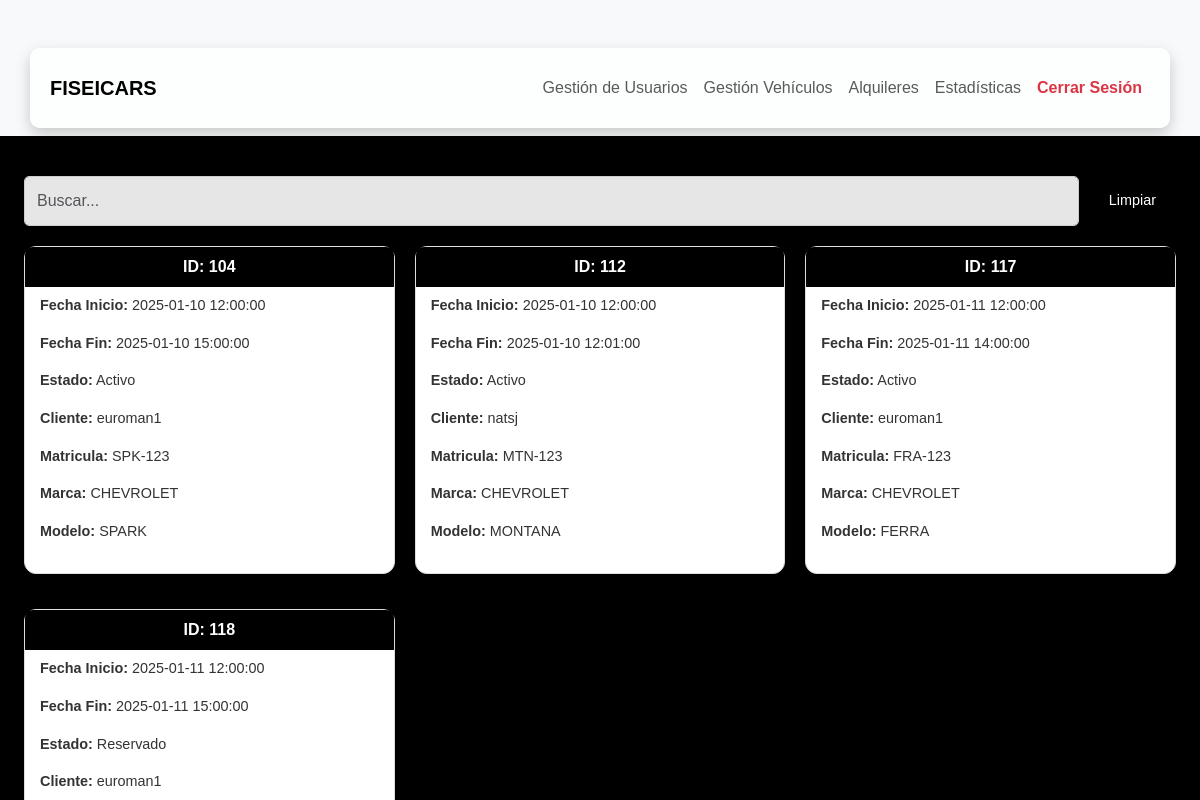
Page /admin/rents.php (signed in) on the committed database.
### tables this page shows
CREATE TABLE `alquileres` (
  `id` int(11) NOT NULL,
  `vehiculo_id` int(11) NOT NULL,
  `usuario_id` int(11) NOT NULL,
  `fecha_inicio` varchar(50) NOT NULL,
  `fecha_fin` varchar(50) DEFAULT NULL,
  `estado` enum('Activo','Inactivo','Reservado') DEFAULT 'Activo',
  `devuelto` enum('si','no') DEFAULT 'no',
  `monto_esperado` decimal(10,2) DEFAULT NULL COMMENT 'Monto esperado del alquiler (tarifa base sin cargos adicionales)'
);

CREATE TABLE `usuarios` (
  `id` int(11) NOT NULL,
  `nombre` varchar(100) DEFAULT NULL,
  `email` varchar(100) DEFAULT NULL,
  `password` varchar(255) DEFAULT NULL,
  `tipo_usuario` enum('administrador','empleado','cliente') DEFAULT NULL,
  `fecha_registro` timestamp NOT NULL DEFAULT current_timestamp()
);

CREATE TABLE `vehiculos` (
  `id` int(11) NOT NULL,
  `marca` varchar(50) NOT NULL,
  `modelo` varchar(50) NOT NULL,
  `matricula` varchar(20) NOT NULL,
  `disponibilidad` enum('Disponible','No disponible') DEFAULT 'Disponible',
  `tarifa` decimal(10,2) NOT NULL,
  `estado` enum('Excelente','Bueno','Regular','Malo') DEFAULT 'Bueno',
  `color` varchar(30) DEFAULT NULL,
  `fecha_registro` timestamp NOT NULL DEFAULT current_timestamp(),
  `tipo_vehiculo` enum('auto','camioneta','camion','maquinaria') DEFAULT NULL,
  `imagen` varchar(50) DEFAULT NULL,
  `tipo_transmision` enum('automatico','manual') DEFAULT NULL,
  `tipo_combustible` enum('extra','super','diesel','electricidad') DEFAULT NULL,
  `cilindraje` varchar(50) NOT NULL,
  `descripcion` varchar(50) NOT NULL
);

### admin/rents.php (the view, shortened to what this page needs)
<?php
include '../util/conexion.php';
$sql = "SELECT alquileres.id, alquileres.fecha_inicio, alquileres.fecha_fin, alquileres.estado, usuarios.nombre AS nombre_usuario, vehiculos.matricula, vehiculos.marca, vehiculos.modelo
            FROM alquileres
            JOIN usuarios ON alquileres.usuario_id = usuarios.id
            JOIN vehiculos ON alquileres.vehiculo_id = vehiculos.id";
$result = mysqli_query($conn, $sql);
$data = array();
if ($result->num_rows > 0) {
    while ($row = mysqli_fetch_array($result)) {
        $data[] = array(
            'id' => $row['id'],
            'fecha_inicio' => $row['fecha_inicio'],
            'fecha_fin' => $row['fecha_fin'],
            'matricula' => $row['matricula'],
            'marca' => $row['marca'],
            'modelo' => $row['modelo'],
            'nombre_usuario' => $row['nombre_usuario'],
            'estado' => $row['estado']
        );
    }
}
?>
<!DOCTYPE html>
<html lang="en">
<head>
    <link href="https://cdn.jsdelivr.net/npm/bootstrap@5.3.0-alpha3/dist/css/bootstrap.min.css" rel="stylesheet">
    <link href="https://cdnjs.cloudflare.com/ajax/libs/font-awesome/6.0.0-beta3/css/all.min.css" rel="stylesheet">
    <link href="https://cdn.jsdelivr.net/npm/bootstrap@5.3.0/dist/css/bootstrap.min.css" rel="stylesheet">
    <link rel="stylesheet" href="../styles/home_admin.css">
</head>
<body>
<div class="container-fluid vh-100 d-flex flex-column overflow-hidden">
        <div class="row flex-grow-1">
            <?php include './home_section/scripts/menu.php'; ?>
            <main class="col-12 mx-auto px-4 main-content d-flex flex-column h-100">
                <div class="search-container">
                    <input type="text" id="searchInput" class="form-control" placeholder="Buscar...">
                    <button id="clearSearch" class="btn btn-secondary">Limpiar</button>
                </div>
                <div id="tablaRents">
                    <?php foreach ($data as $rent): ?>
                        <div class="rental-card">
    <div class="rental-card-header">
        <span class="rental-card-id">ID: <?php echo $rent['id']; ?></span>
    </div>
    <h5>Alquiler ID: <?php echo $rent['id']; ?></h5>
    <p><strong>Fecha Inicio:</strong> <?php echo $rent['fecha_inicio']; ?></p>
    <p><strong>Fecha Fin:</strong> <?php echo $rent['fecha_fin']; ?></p>
    <p><strong>Estado:</strong> <?php echo $rent['estado']; ?></p>
    <p><strong>Cliente:</strong> <?php echo $rent['nombre_usuario']; ?></p>
    <p><strong>Matricula:</strong> <?php echo $rent['matricula']; ?></p>
    <p><strong>Marca:</strong> <?php echo $rent['marca']; ?></p>
    <p><strong>Modelo:</strong> <?php echo $rent['modelo']; ?></p>
</div>
                    <?php endforeach; ?>
                </div>
            </main>
        </div>
    </div>
</body>
</html>

### styles/home_admin.css (style rules this page uses)
body { font-family: 'Poppins', sans-serif; background-color: #000; color: #fff; margin: 0; padding: 0; background-image: url('../images/imagen.1.jpg'); background-size: cover; background-repeat: no-repeat; background-position: center; }
#searchInput { width: 100%; padding: 12px; border: 1px solid #ccc; border-radius: 5px; font-size: 1rem; box-shadow: 0 2px 5px rgba(0, 0, 0, 0.15); background-color: rgba(255, 255, 255, 0.9); color: #333; }

### admin/rents.php (style rules this page uses)
body { font-family: 'Arial', sans-serif; }
.rental-card { background: #ffffff; border: 1px solid #ddd; border-radius: 12px; padding: 15px; margin-bottom: 15px; box-shadow: 0 4px 10px rgba(0, 0, 0, 0.1); font-size: 0.9rem; color: #333; transition: transform 0.2s ease-in-out, box-shadow 0.2s ease; position: relative; }
.rental-card-header { background-color: #000; color: white; padding: 8px 15px; border-radius: 8px 8px 0 0; position: absolute; top: 0; left: 0; right: 0; text-align: center; font-weight: bold; font-size: 1rem; }
.rental-card-id { font-size: 1rem; }
.rental-card h5 { font-weight: bold; margin-bottom: 12px; font-size: 1.1rem; }
#tablaRents { display: grid; grid-template-columns: repeat(auto-fill, minmax(300px, 1fr)); gap: 20px; }
.search-container { display: flex; align-items: center; gap: 10px; margin-top: 40px; margin-bottom: 20px; }
.search-container input { border-radius: 50px; padding: 10px; font-size: 1rem; width: 75%; }
.search-container button { border-radius: 50px; padding: 10px 20px; background-color:rgb(0, 0, 0); color: white; font-size: 0.9rem; border: none; cursor: pointer; transition: background-color 0.3s; }

### rows in the picture
alquileres: id "104", fecha_inicio "2025-01-10 12:00:00", fecha_fin "2025-01-10 15:00:00", estado "Activo", usuario.nombre "euroman1", vehiculo.matricula "SPK-123", vehiculo.marca "CHEVROLET", vehiculo.modelo "SPARK"
alquileres: id "112", fecha_inicio "2025-01-10 12:00:00", fecha_fin "2025-01-10 12:01:00", estado "Activo", usuario.nombre "natsj", vehiculo.matricula "MTN-123", vehiculo.marca "CHEVROLET", vehiculo.modelo "MONTANA"
alquileres: id "117", fecha_inicio "2025-01-11 12:00:00", fecha_fin "2025-01-11 14:00:00", estado "Activo", usuario.nombre "euroman1", vehiculo.matricula "FRA-123", vehiculo.marca "CHEVROLET", vehiculo.modelo "FERRA"
alquileres: id "118", fecha_inicio "2025-01-11 12:00:00", fecha_fin "2025-01-11 15:00:00", estado "Reservado", usuario.nombre "euroman1"
